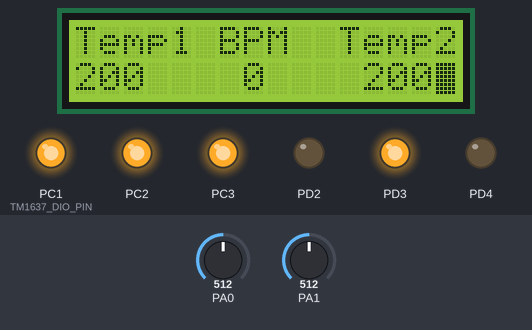
The program below on a simulated ATmega32, built with avr-gcc and emulated at 8 MHz. Parts: 16×2 character LCD, output pins drawn as LEDs (lit = HIGH). Wiring (inferred from the names in the program): character LCD (HD44780): RS PD5; R/W PD6; E PD7; data PB0, PB1, PB2, PB3, PB4, PB5, PB6, PB7. The test bench sets the inputs (shaded band); at power-on: PA0 = 512, PA1 = 512. Pins used as bus, display or sensor lines are not drawn; what the program prints to the serial monitor is not drawn.

Above: at 2.2 s.
2.3 s: PA0 set to 325
At 3.0 s:
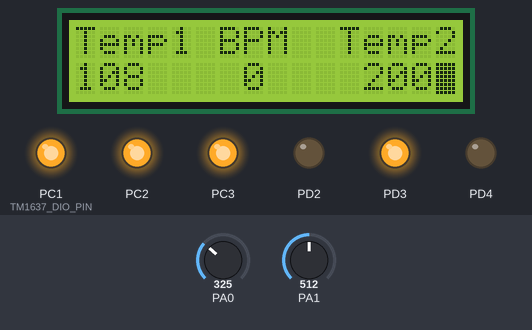
4.0 s: PA0 set to 289
At 4.6 s:
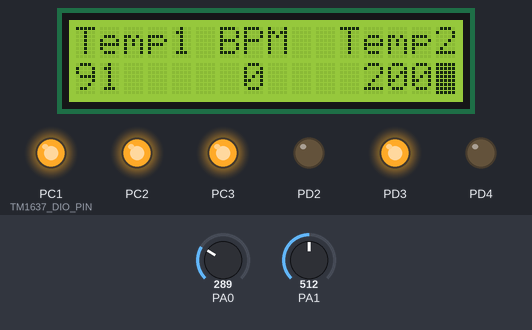
5.7 s: PA1 set to 320
At 6.9 s:
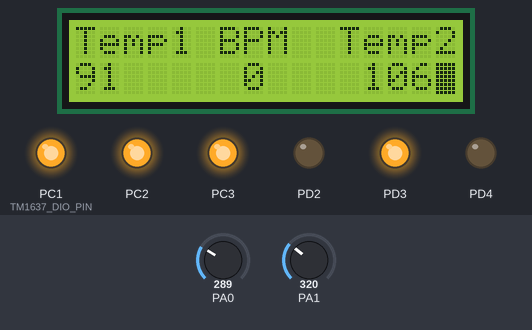
8.7 s: PA1 set to 290
At 9.3 s:
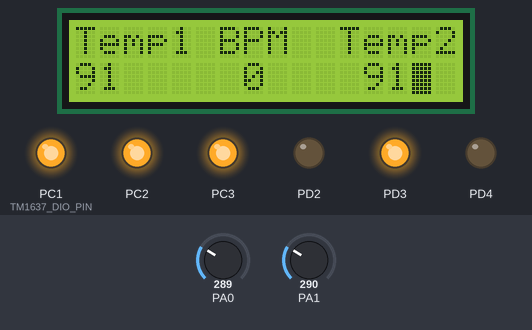
10.5 s: PA0 set to 128
At 11.7 s:
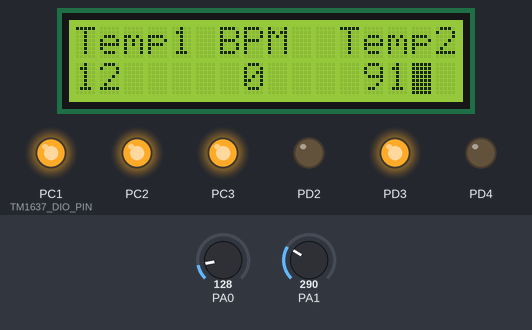
13.5 s: PA0 set to 112
At 14.3 s:
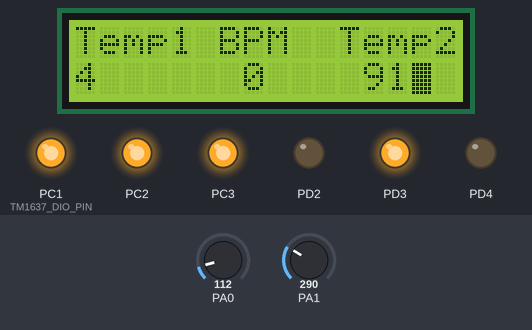
Timing chart, 0 to 16.1 s (numbered marks = the images above; inputs shaded):
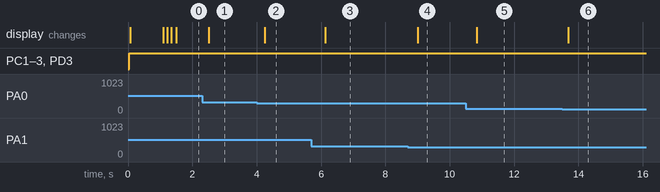

The program:

main.c
```c
/*
 * wireless patien health monitor.c
 *
 * Created: 8/12/2024 10:04:12 PM
 * Author : esah2
 */

#include "../MCAL/Micro_config.h"
#include "../HAL/LCD_16x2_H_file.h"
#include "../HAL/Keypad.h"
#include "../HAL/TM1637_func.h"
#define BEAT_DETECTION_THRESHOLD 512  // Adjust this based on your sensor
#define MEASUREMENT_PERIOD_MS 60000   // 1 minute in milliseconds

uint16_t calculate_BPM (uint8_t channel) ;

/*########################################################################################################################*/
/*Global Variable*/
static u8 password[4]="";	//password before build no password
static u8 state=0;			//to know the state
static u8 trial='1';			//  global variable for trials
float temperature = 0;
float temperature1 = 0;


float read=0;
float read1=0;
float reslution=1024;
float v_ref=5;
float  volt=0;
float volt1;
/*########################################################################################################################*/

int main(void)
{
  LCD_Init();
   UART_Init(9600);
    Keypad_Init();
    ADC_Init();
    DDRD =0xff;
    Clear_Bit(PORTD,PIND3);
    Set_Bit(PORTD,PIND3);
	Clear_Bit(PORTD,PIND);

    char num=0;
    char BPM=0;
    DDRA=0;
LCD_String_xy(1,5,"WELCOME");
LCD_String_xy(2,0,"Dr.Ashraf Rmdan");
_delay_ms(1000);
LCD_Clear();

    LCD_String_xy(1,0,"Temp1");
	LCD_String_xy(1,11,"Temp2");
	LCD_String_xy(1,6,"BPM");
	_delay_ms(100);

	Clear_Bit(PORTD,PIND0);
	Set_Bit(PORTD,PIND0);
	Clear_Bit(PORTD,PIND1);
	Set_Bit(PORTD,PIND1);
while(1)
    {

		read=ADC_Read(0);
		read1=ADC_Read(1);
		if(BPM||(READ_BIT(PIND,PIND3))){
		if(READ_BIT(PIND,PIND4))
		{
			BPM++;
			if(BPM==80)
			BPM=0;
		}
		}
		LCD_GoToRowCol(1,7);
		LCD_String("   ");
		LCD_GoToRowCol(1,7);
        LCD_int_to_str(BPM);
		UART_SendString("tmp1: ");
		UART_SendInteger((int)temperature);
		UART_SendString("   tmp2: ");
		UART_SendInteger((int)temperature1);
		UART_SendString("   BPM: ");
		UART_SendInteger((int)BPM);
		UART_TxChar('\r');


    }


    return 0;
}


ISR(ADC_vect)
{


    volt= (read  /reslution* v_ref);
    temperature = (volt - 0.5)*100 ;

    LCD_GoToRowCol(1,0);
    LCD_String("   ");
    LCD_GoToRowCol(1,0);
    LCD_int_to_str(temperature);
	 volt1= (read1  /reslution* v_ref);
	 temperature1 = (volt1 - 0.5)*100 ;

	 LCD_GoToRowCol(1,12);
	 LCD_String("   ");
	 LCD_GoToRowCol(1,12);
	 LCD_int_to_str(temperature1);
    _delay_ms(100);


}


u8 scan_password(void)
{
    u8 PASS_entry[4]="";
    u8 i,temp;
    LCD_Clear();
    LCD_String("ENTER PASWWORD");

    LCD_GoToRowCol(1,0);
    LCD_String("try ");
    LCD_Char(trial);
    LCD_String(" : ");
    for(i=0; i<4; i++)
    {
        while(1)
        {
            temp=Keypad_GetKey();
            if(temp!=0xff)
            {
                PASS_entry[i]=temp;
                LCD_Char('*')	;
                _delay_ms(150);
                if(PASS_entry[i]=='+')
                {
                    state='+';
                    return state;
                }

                break;
            }

        }
    }
    for(i=0; i<4; i++)
    {
        if(PASS_entry[i]==password[i]);
        else
        {
            LCD_Clear();
            LCD_String("FALSE PASS");
            _delay_ms(1000);
            trial++;
            if(trial=='4')
            {
                return '-';
            }
            return 0;
        }

    }
    LCD_Clear();
    LCD_GoToRowCol(2,0);
    LCD_String("TRUE PASS");
    trial='1';
    return 1;

}


uint16_t calculate_BPM (uint8_t channel) {
	uint16_t bpm = 0;
	uint16_t threshold = 512; // ÞíãÉ ÚÊÈÉ áÊÍÏíÏ ÇáÞãã (íÌÈ ÖÈØåÇ ÍÓÈ ÇáÅÔÇÑÉ)
	uint16_t signal;
	uint16_t peak_count = 0;
	uint16_t time_interval = 0;

	// ÞÑÇÁÉ ÇáÅÔÇÑÉ áãÏÉ 10 ËæÇäò áÍÓÇÈ BPM
	for (uint16_t i = 0; i < 10000; i++) {
		signal = ADC_Read(channel);

		// ÇßÊÔÇÝ ÇáÞãÉ
		if (signal > threshold) {
			peak_count++;
			// ÇäÊÙÇÑ äÒæá ÇáÅÔÇÑÉ ÊÍÊ ÇáÚÊÈÉ áÊÌäÈ ÇáÚÏ ÇáãÊßÑÑ áäÝÓ ÇáÞãÉ
			while (ADC_Read(channel) > threshold) {
				_delay_ms(1);
			}
		}

		_delay_ms(1); // ÊÃÎíÑ 1 ãáí ËÇäíÉ Èíä ßá ÞÑÇÁÉ
	}

	// ÍÓÇÈ BPM: ÚÏÏ ÇáÞãã Ýí 10 ËæÇäò * 6 = BPM
	bpm = peak_count * 6;

	return bpm;
}
```

Keypad.c
```c
#include "Keypad.h"

void Keypad_Init(void) {
	// Set rows (PC0 to PC3) as outputs
	DDRC |= ROW_MASK;
	PORTC |= ROW_MASK;  // Set all rows high

	// Set columns (PC4 to PC7) as inputs with pull-ups
	DDRC &= ~COL_MASK;
	PORTC |= COL_MASK;
}
const char keys[4][4] = {
	{'7', '8', '9', '/'},
	{'4', '5', '6', '*'},
	{'1', '2', '3', '-'},
	{'M', '0', '=', '+'}
};
char Keypad_GetKey(void) {


	for (uint8_t row = 0; row < 4; row++) {
		// Set the current row low
		PORTC &= ~(1 << row);

		for (uint8_t col = 4; col < 8; col++) {
			if (!(PINC & (1 << col))) {
				// Debounce delay
				_delay_ms(50);
				if (!(PINC & (1 << col))) {
					// Wait for the key to be released
					while (!(PINC & (1 << col)));
					// Set the row back to high
					PORTC |= (1 << row);
					return keys[row][col - 4];
				}
			}
		}
		// Set the row back to high
		PORTC |= (1 << row);
	}

	return 0xff;  // Return null character if no key is pressed
}
```

Keypad.h
```c
#ifndef KEYPAD_DRIVER_H
#define KEYPAD_DRIVER_H

#include <avr/io.h>
#include <util/delay.h>

// Define the row and column pins for the keypad on PORTC
#define ROW_MASK 0x0F  // PC0 to PC3
#define COL_MASK 0xF0  // PC4 to PC7
void Keypad_Init(void);
char Keypad_GetKey(void);

#endif
```

LCD_16x2_C_file.c
```c
#include "LCD_16x2_H_file.h"						/* Include LCD header file */


void LCD_Command (char cmd)							/* LCD command write function */
{
	LCD_Data_Port = cmd;							/* Write command data to LCD data port */
	LCD_Command_Port &= ~((1<<RS)|(1<<RW));			/* Make RS LOW (command reg.), RW LOW (Write) */
	LCD_Command_Port |= (1<<EN);					/* High to Low transition on EN (Enable) */
	_delay_us(1);
	LCD_Command_Port &= ~(1<<EN);
	_delay_ms(3);									/* Wait little bit */
}

void LCD_Char (char char_data)						/* LCD data write function */
{
	LCD_Data_Port = char_data;						/* Write data to LCD data port */
	LCD_Command_Port &= ~(1<<RW);					/* Make RW LOW (Write) */
	LCD_Command_Port |= (1<<EN)|(1<<RS);			/* Make RS HIGH (data reg.) and High to Low transition on EN (Enable) */
	_delay_us(1);
	LCD_Command_Port &= ~(1<<EN);
	_delay_ms(1);									/* Wait little bit */
}

void LCD_Init (void)								/* LCD Initialize function */
{
	LCD_Command_Dir |= (1<<RS)|(1<<RW)|(1<<EN);		/* Make LCD command port direction as o/p */
	LCD_Data_Dir = 0xFF;							/* Make LCD data port direction as o/p */

	_delay_ms(20);									/* LCD power up time to get things ready, it should always >15ms */
	LCD_Command (0x38);								/* Initialize 16X2 LCD in 8bit mode */
	LCD_Command (0x0C);								/* Display ON, Cursor OFF command */
	LCD_Command (0x06);								/* Auto Increment cursor */
	LCD_Command (0x01);								/* Clear LCD command */
	LCD_Command (0x80);
	//LCD_Command(CURSOR_ON);
	LCD_Command(LCD_CURSOR_BLINK_ON);						/* 8 is for first line and 0 is for 0th position */
}

void LCD_String (char *str)							/* Send string to LCD function */
{
	int i;
	for(i=0;str[i]!=0;i++)							/* Send each char of string till the NULL */
	{
		LCD_Char (str[i]);							/* Call LCD data write */
	}
}

void LCD_String_xy (char row, char pos, char *str)	/* Send string to LCD function */
{
	if (row == 1)
		LCD_Command((pos & 0x0F)|0x80);				/* Command of first row and required position<16 */
	else if (row == 2)
		LCD_Command((pos & 0x0F)|0xC0);				/* Command of Second row and required position<16 */
	LCD_String(str);								/* Call LCD string function */
}

void LCD_Clear()
{
	LCD_Command(0x01);								/* clear display */
}


void LCD_GoToRowCol(char row, char col)
{
	char address;
	switch (row)
	{
		case 0:
		address = col;
		break;
		case 1:
		address = col + 0x40;
		break;
	}
	LCD_Command(address | SET_CURSOR_LOCATION);
}


void LCD_int_to_str(int num) {
	char buffer[32];  // Buffer to hold the string representation of the number
	int i = 0;
	int isNegative = 0;

	// Handle negative numbers
	if (num < 0) {
		isNegative = 1;
		num = -num;
	}

	// Process each digit
	do {
		buffer[i++] = (num % 10) + '0';  // Get next digit and convert to character
		num /= 10;
	} while (num > 0);

	// Add negative sign if the number was negative
	if (isNegative) {
		buffer[i++] = '-';
	}

	// Null-terminate the string
	buffer[i] = '\0';

	// Reverse the string (since the digits were added in reverse order)
	int start = 0;
	int end = i - 1;
	char temp;
	while (start < end) {
		temp = buffer[start];
		buffer[start] = buffer[end];
		buffer[end] = temp;
		start++;
		end--;
	}

	// Print the string on the LCD
	LCD_String(buffer);
}
```

LCD_16x2_H_file.h
```c
/*
 * LCD_16x2_H_file.h
 * http://www.electronicwings.com
 *
 */

#ifndef LCD_16x2_H_H_					/* Define library H file if not defined */
#define LCD_16x2_H_H_

#define F_CPU 8000000UL					/* Define CPU Frequency e.g. here its 8MHz */
#include <avr/io.h>						/* Include AVR std. library file */
#include <util/delay.h>					/* Include Delay header file */

#define LCD_Data_Dir DDRB				/* Define LCD data port direction */
#define LCD_Command_Dir DDRD			/* Define LCD command port direction register */
#define LCD_Data_Port PORTB			    /* Define LCD data port */
#define LCD_Command_Port PORTD	        /* Define LCD data port */
#define EN PD7							/* Define Enable signal pin */
#define RW PD6							/* Define Read/Write signal pin */
#define RS PD5							/* Define Register Select (data reg./command reg.) signal pin */


#define Eight_Bit_Mode			0x38
#define CLEAR_COMMAND			0x01
#define CURSOR_OFF				0x0C
#define CURSOR_ON				0x0E
#define SET_CURSOR_LOCATION		0x80
#define LCD_CURSOR_BLINK_ON     0x0F
#define LCD_CURSOR_BLINK_OFF    0x0E
#define LCD_SHIFT_LEFT          0x18
#define LCD_SHIFT_RIGHT         0x1C
#define LCD_FUNCTION_SET        0x28
#define LCD_SET_CURSOR          0x80
#define LCD_CURSOR_LINE1        0x80
#define LCD_CURSOR_LINE2        0xC0


void LCD_Command (char);				/* LCD command write function */
void LCD_Char (char);					/* LCD data write function */
void LCD_Init (void);					/* LCD Initialize function */
void LCD_String (char*);				/* Send string to LCD function */
void LCD_String_xy (char,char,char*);	/* Send row, position and string to LCD function */
void LCD_Clear();						/* Clear LCD*/
void LCD_GoToRowCol(char row, char col);
void LCD_int_to_str(int num);

#endif									/* LCD_16x2_H_FILE_H_ */
```

TM1637.h
```c
#include <avr/io.h>
#include <util/delay.h>

// Define TM1637 GPIO pins
#define TM1637_CLK_PORT PORTC
#define TM1637_CLK_DDR  DDRC
#define TM1637_CLK_PIN  PINC0

#define TM1637_DIO_PORT PORTC
#define TM1637_DIO_DDR  DDRC
#define TM1637_DIO_PIN  PINC1

// Define GPIO operations
#define TM1637_CLK_HIGH() (TM1637_CLK_PORT |= (1 << TM1637_CLK_PIN))
#define TM1637_CLK_LOW()  (TM1637_CLK_PORT &= ~(1 << TM1637_CLK_PIN))

#define TM1637_DIO_HIGH() (TM1637_DIO_PORT |= (1 << TM1637_DIO_PIN))
#define TM1637_DIO_LOW()  (TM1637_DIO_PORT &= ~(1 << TM1637_DIO_PIN))
```

TM1637_func.h
```c
/*
 * TM1637_func.h
 *
 * Created: 8/19/2024 8:16:13 AM
 *  Author: esah2
 */


#ifndef TM1637_FUNC_H_
#define TM1637_FUNC_H_

void TM1637_Init(void);


void TM1637_Start(void);

void TM1637_Stop(void);

void TM1637_WriteByte(unsigned char data);

void TM1637_SendCommand(unsigned char command);

void TM1637_Display(unsigned char *digits);

unsigned char digitToSegment1(unsigned char digit);

#endif /* TM1637_FUNC_H_ */
```

Tm1637.c
```c
#include "TM1637.h"
// Initialize TM1637
void TM1637_Init(void) {
	// Set CLK and DIO as outputs
	TM1637_CLK_DDR |= (1 << TM1637_CLK_PIN);
	TM1637_DIO_DDR |= (1 << TM1637_DIO_PIN);

	TM1637_CLK_HIGH();
	TM1637_DIO_HIGH();
}

// Start condition for TM1637
void TM1637_Start(void) {
	TM1637_CLK_HIGH();
	TM1637_DIO_HIGH();
	_delay_us(2); // Short delay
	TM1637_DIO_LOW();
}

// Stop condition for TM1637
void TM1637_Stop(void) {
	TM1637_CLK_LOW();
	TM1637_DIO_LOW();
	_delay_us(2); // Short delay
	TM1637_CLK_HIGH();
	TM1637_DIO_HIGH();
}

// Write a byte to TM1637
void TM1637_WriteByte(unsigned char data) {
	for (unsigned char i = 0; i < 8; i++) {
		TM1637_CLK_LOW();
		if (data & 0x01) {
			TM1637_DIO_HIGH();
			} else {
			TM1637_DIO_LOW();
		}
		data >>= 1;
		TM1637_CLK_HIGH();
		_delay_us(2); // Short delay
	}

	// Wait for the acknowledgment
	TM1637_CLK_LOW();
	TM1637_DIO_HIGH();
	TM1637_CLK_HIGH();
	_delay_us(2); // Short delay
	TM1637_CLK_LOW();
}

// Send a command to TM1637
void TM1637_SendCommand(unsigned char command) {
	TM1637_Start();
	TM1637_WriteByte(command);
	TM1637_Stop();
}

// Display digits on TM1637
void TM1637_Display(unsigned char *digits) {
	TM1637_SendCommand(0x40); // Data command

	TM1637_Start();
	TM1637_WriteByte(0xC0); // Address command (start from the first digit)

	for (unsigned char i = 0; i < 4; i++) {
		TM1637_WriteByte(digits[i]);
	}

	TM1637_Stop();

	// Set display control command (brightness level)
	TM1637_SendCommand(0x8F);
}

// Digit to 7-segment mapping (0-9)
unsigned char digitToSegment[] = {
	0x3F, // 0
	0x06, // 1
	0x5B, // 2
	0x4F, // 3
	0x66, // 4
	0x6D, // 5
	0x7D, // 6
	0x07, // 7
	0x7F, // 8
	0x6F  // 9
};

unsigned char digitToSegment1(unsigned char digit) {
	switch(digit) {
		case 0: return 0b00111111; // 0
		break;
		case 1: return 0b00000110; // 1
		break;
		case 2: return 0b01011011; // 2
		break;
		case 3: return 0b01001111; // 3
		break;
		case 4: return 0b01100110; // 4
		break;
		case 5: return 0b01101101; // 5
		break;
		case 6: return 0b01111101; // 6
		break;
		case 7: return 0b00000111; // 7
		break;
		case 8: return 0b01111111; // 8
		break;
		case 9: return 0b01101111; // 9
		break;
		default: return 0b00000000; // Invalid digit, turn off all segments
	}
}
```

ADC.c
```c
#include "ADC.h"

static void (*ADC_Callback)(uint16_t) = 0;  // Function pointer for the ADC callback

void ADC_Init(void) {
	// Set ADC reference voltage to AVCC with external capacitor at AREF pin
	ADMUX = (1 << REFS0);

	// Enable ADC, enable ADC interrupt, set prescaler to 64 (for 8 MHz clock)
	ADCSRA = (1 << ADEN) | (1 << ADIE) | (1 << ADPS2) | (1 << ADPS1);

	// Enable global interrupts
	sei();
}

void ADC_StartConversion(uint8_t channel) {
	// Select ADC channel with safety mask (AND with 0b00001111 to ensure it s between 0 and 7)
	channel &= 0x07;
	ADMUX = (ADMUX & 0xF8) | channel;

	// Start single conversion by setting ADSC bit
	ADCSRA |= (1 << ADSC);
}

void ADC_SetCallback(void (*callback)(uint16_t)) {
	ADC_Callback = callback;
}

/*ISR(ADC_vect) {
	// Check if a callback is set
	if (ADC_Callback != 0) {
		// Call the callback function with the ADC result
		ADC_Callback(ADC);
	}
}*/


int  ADC_Read(uint8_t channel) {
	// Select the ADC channel (0 to 7) with safety mask
	channel &= 0x07;  // Ensure the channel is between 0 and 7
	ADMUX = (ADMUX & 0xF8) | channel;

	// Start the conversion by setting the ADSC bit
	ADCSRA |= (1 << ADSC);

	// Wait for the conversion to complete
	while (ADCSRA & (1 << ADSC));

	// Return the ADC result
	return ADC;
}
```

ADC.h
```c
/*
 * ADC.h
 *
 * Created: 8/12/2024 10:34:40 PM
 *  Author: esah2
 */


#ifndef ADC_H_
#define ADC_H_

#include "Micro_config.h"
void ADC_Init(void);
void ADC_StartConversion(uint8_t channel);
void ADC_SetCallback(void (*callback)(uint16_t));
int  ADC_Read(uint8_t channel);


#endif /* ADC_H_ */
```

Common_Macros.h
```c
/*
 * Common_Macros.h
 *
 *  Created on: Jan 4, 2018
 *      Author: Mohamed
 */

#ifndef COMMON_MACROS_H_
#define COMMON_MACROS_H_

#define Set_Bit(REG,BIT) (REG |= (1<<BIT))
#define Clear_Bit(REG,BIT) (REG &= (~(1<<BIT)))
#define Toggle_Bit(REG,BIT) (REG ^= (1<<BIT))
#define ROR(REG,NUM) (REG = ((REG >> NUM) | (REG << (8-NUM))))
#define ROL(REG,NUM) (REG = ((REG << NUM) | (REG >> (8-NUM))))
#define Bit_Is_Set(REG,BIT) (REG & (1<<BIT))
#define Bit_Is_Clear(REG,BIT) (!(REG & (1<<BIT)))
#define READ_BIT(REG, BIT)   ((REG>>BIT)& 1 )

#endif /* COMMON_MACROS_H_ */
```

Micro_config.h
```c
/*
 * Micro_config.h
 *
 *  Created on: Jan 4, 2018
 *      Author: Mohamed
 */

#ifndef MICRO_CONFIG_H_
#define MICRO_CONFIG_H_

#define F_CPU 8000000UL
#include <avr/io.h>
#include <util/delay.h>
#include <avr/interrupt.h>
#include "Std_Types.h"
#include "Common_Macros.h"


#endif /* MICRO_CONFIG_H_ */
```

Std_Types.h
```c
/*
 * Std_Types.h
 *
 *  Created on: Jan 4, 2018
 *      Author: Mohamed
 */

#ifndef STD_TYPES_H_
#define STD_TYPES_H_

typedef unsigned char uint8;
typedef unsigned char u8;
typedef signed char s8;
typedef signed char sint8;

typedef unsigned short uint16;
typedef unsigned short u16;
typedef signed short sint16;
typedef signed short s16;

typedef unsigned long uint32;
typedef signed long sint32;
typedef unsigned long u32;
typedef signed long s32;


#endif /* STD_TYPES_H_ */
```

UART_Interrupt.h
```c
/*
 * USART_Interrupt.h
 *
 * Created: 05/09/2016 4:57:37 PM
 *  Author: amrut
 */


#ifndef USART_INTERRUPT_H_
#define USART_INTERRUPT_H_
#define F_CPU 8000000UL						/* Define CPU clock Frequency e.g. here its 8MHz */
#include <avr/io.h>							/* Include AVR std. library file */
#include <avr/interrupt.h>
#include "Std_Types.h"
#define BAUD_PRESCALE (((F_CPU / (BAUDRATE * 16UL))) - 1)	/* Define prescale value */

void UART_Init(unsigned int baud)	;			/* UART initialize function */
char UART_RxChar();						/* Data receiving function */
void UART_TxChar(char);					/* Data transmitting function */
void UART_SendString(char*);				/* Send string of USART data function */
char UART_Receive_With_Timeout(uint16_t timeout);
void UART_SendString_MYProtocol(u8 * str);
u8 UART_receiveString_MYProtocol(u8 * str);
void UART_ReceiveString(u8*str);
void UART_ReceiveString_no_wait(u8*str);
void UART_SendInteger(int num);


#endif /* USART_INTERRUPT_H_ */
```

Source omitted: USART_Interrupt.c (3192 bytes)

Measured:
- after the input at 2.3 s, the display: changes after 0.20 s (image 1)
- after the input at 4.0 s, the display: changes after 0.25 s (image 2)
- after the input at 5.7 s, the display: changes after 0.43 s (image 3)
- after the input at 8.7 s, the display: changes after 0.31 s (image 4)
- after the input at 10.5 s, the display: changes after 0.34 s (image 5)
- after the input at 13.5 s, the display: changes after 0.18 s (image 6)
